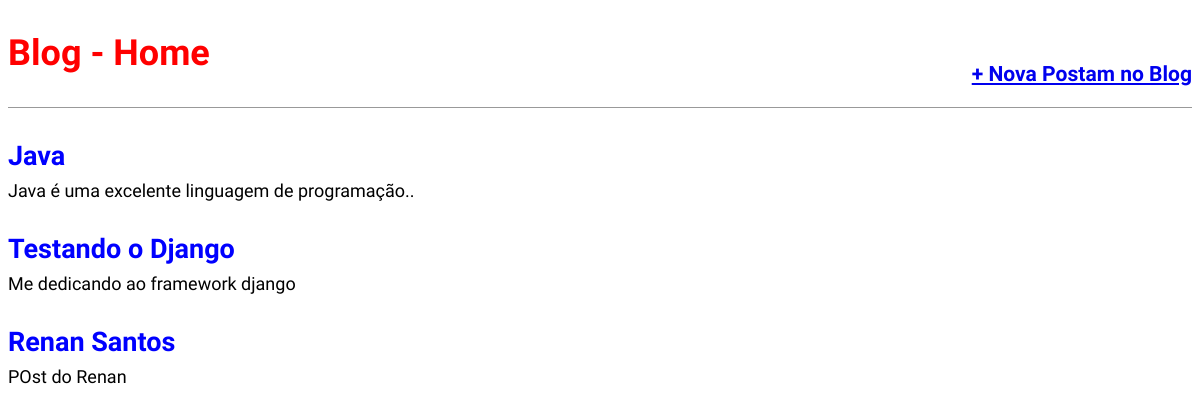
Before: / with the older database file.
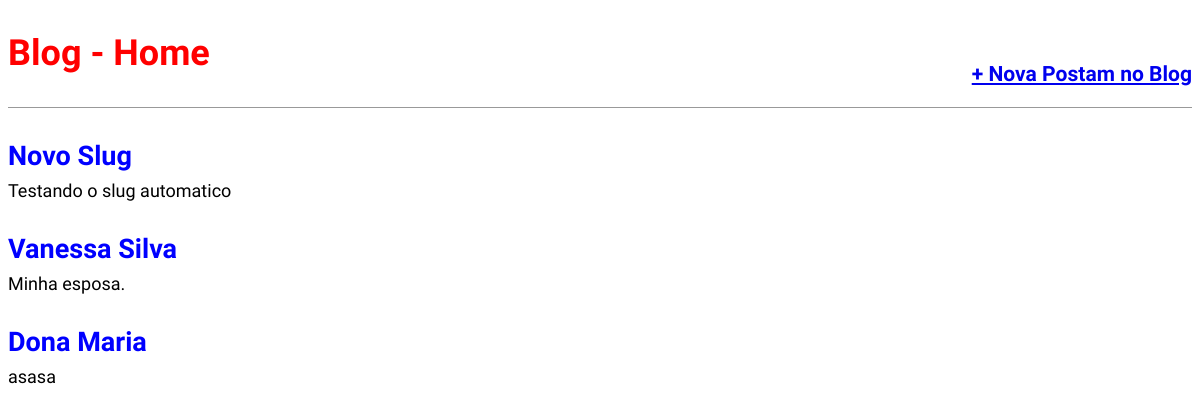
After: the same page with the newer database file.
### blog/models.py (models this page shows, shortened)
class Post(models.Model):
    STATUS = (
        ('rascunho', 'Rascunho'),
        ('publicado', 'Publicado')
    )
    titulo = models.CharField(max_length=250)
    slug = models.SlugField(max_length=250)
    autor = models.ForeignKey(User, on_delete=models.CASCADE)
    conteudo = models.TextField()
    publicado = models.DateTimeField(default=timezone.now)
    criado = models.DateTimeField(auto_now_add=True)
    alterado = models.DateTimeField(auto_now=True)
    status = models.CharField(max_length=10, choices=STATUS, default='rascunho')
    objects = models.Manager()
    published = PublishedManager()
    def get_absolute_url(self):
        return reverse('post_detail', args=[self.slug])
    class Meta:
        ordering = ('-publicado',)

### blog/views.py (the view)
# urls.py: path('', views.BlogListView.as_view(), name='home'),
class BlogListView(ListView):
    model = Post
    template_name = 'blog/home.html'

### blog/templates/blog/home.html (shortened to what this page needs)
{% extends 'base.html' %}
{% block content %}
    {% for post in object_list %}
        <div class="post-entry">
            <h2><a href="{{ post.get_absolute_url }}">{{ post.titulo }}</a></h2>
            <p>{{ post.conteudo }}</p>
        </div>
    {% endfor %}
{% endblock content %}

### templates/base.html (shortened to what this page needs)
{% load static %}
<!DOCTYPE html>
<html lang="pt-br">
<head>
    <link rel="stylesheet" href="{% static 'css/style.css' %}">
</head>
<body>
    <header>
        <div class="nav-left">
            <h1><a href="/">Blog - Home</a></h1>
        </div>
        <div class="nav-right">
            <h3><a href="{% url 'post_new' %}">+ Nova Postam no Blog</a></h3>
        </div>
    </header>
    <div class="container">
        {% block content %} {% endblock content %}
    </div>
</body>
</html>

### statics/css/style.css (style rules this page uses)
body { font-family: 'Source Sans Pro', sans-serif; font-size: 18px; }
header { border-bottom: 1px solid #999; margin-bottom: 2rem; display: flex; }
header h1 a { color:red; text-decoration: none; }
.nav-left { margin-right: auto; }
.nav-right { display: flex; padding-top: 2rem; }
.post-entry { margin-bottom: 2rem; }
.post-entry h2 { margin: 0.5rem 0; }
.post-entry h2 a, .post-entry h2 a:visited { color: blue; text-decoration: none; }
.post-entry p { margin: 0; font-weight: 400; }

Changed rows visible on the page:
removed Post: titulo "Java", conteudo "Java é uma excelente linguagem de programação.."
removed Post: titulo "Testando o Django", conteudo "Me dedicando ao framework django"
removed Post: titulo "Renan Santos", conteudo "POst do Renan"
added Post: titulo "Novo Slug", conteudo "Testando o slug automatico"
added Post: titulo "Vanessa Silva", conteudo "Minha esposa."
added Post: titulo "Dona Maria", conteudo "asasa"
